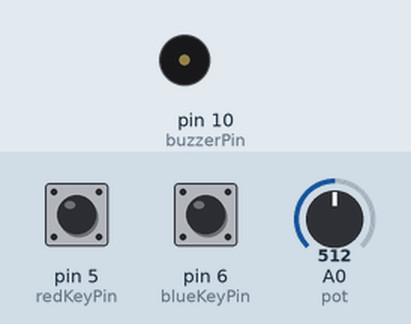
Simulated run of this sketch. Board: Arduino Uno, built with avr-gcc and run on an emulated ATmega328P. Parts: buzzer (waves = sounding). The inputs (shaded band) are chosen by the test bench; at power-on: pin 5 (redKeyPin) LOW, pin 6 (blueKeyPin) LOW, A0 (pot) = 512.

Above: at 1.2 s.
1.3 s: pin 5 (redKeyPin) pulled HIGH for 0.15 s
At 1.37 s:
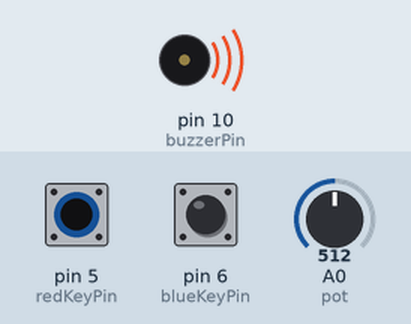
2.9 s: pin 5 (redKeyPin) pulled HIGH for 3.2 s
At 7.0 s:
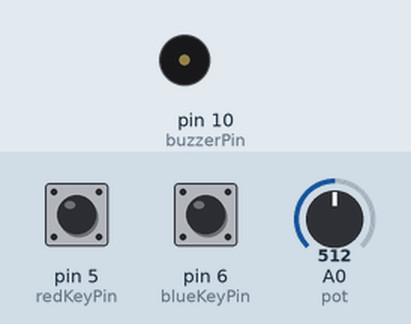
7.6 s: pin 6 (blueKeyPin) pulled HIGH for 3.2 s
At 8.1 s:
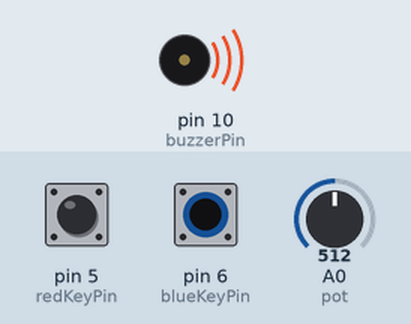
Timing chart, 0 to 12.3 s (numbered marks = the images above; inputs shaded):
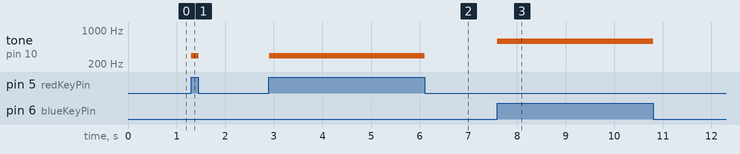

The sketch:

musicalInstrument.ino
```cpp
//set the pins for the button and buzzer
int redKeyPin = 5;
int blueKeyPin = 6;
int potPosition;        //value based on how much the potentiometer is turned
int buzzerPin = 10;

void setup() {
  //set the button pins as inputs
  pinMode(redKeyPin, INPUT);
  pinMode(blueKeyPin, INPUT);

  //set the buzzer pin as an output
  pinMode(buzzerPin, OUTPUT);
}

void loop() {
  //read the position of the pot
  potPosition = analogRead(A0);               //set potPosition to a number between 0 and 1023 based on how much
  //the knob is turned
  Serial.println(potPosition);                //print potPosition to monitor its value

  if (potPosition >= 0 && potPosition <= 300) {   //if the potentiometer is turned little
    if (digitalRead(redKeyPin) == HIGH) {        //if the red key is pressed
      tone(buzzerPin, 262);                     //play the frequency for lower c
    }
    else if (digitalRead(blueKeyPin) == HIGH) {  //if the blue key is pressed
      tone(buzzerPin, 523);                     //play the frequency for upper c
    }
    else {
      noTone(buzzerPin);                        //if neither key is pressed the buzzer is turned off
    }
  }
  else if (potPosition > 300 && potPosition <= 700) {   //if the potentiometer is turned middle
    if (digitalRead(redKeyPin) == HIGH) {        //if the red key is pressed
      tone(buzzerPin, 294);                     //play the frequency for lower d
    }
    else if (digitalRead(blueKeyPin) == HIGH) {  //if the blue key is pressed
      tone(buzzerPin, 587);                     //play the frequency for upper d
    }
    else {
      noTone(buzzerPin);                        //if neither key is pressed the buzzer is turned off
    }
  }
  else {
    if (digitalRead(redKeyPin) == HIGH) {        //if the red key is pressed
      tone(buzzerPin, 330);                     //play the frequency for lower e
    }
    else if (digitalRead(blueKeyPin) == HIGH) {  //if the blue key is pressed
      tone(buzzerPin, 659);                     //play the frequency for upper e
    }
    else {
      noTone(buzzerPin);                        //if neither key is pressed the buzzer is turned off
    }
  }
}
```

Measured:
- after the input at 1.3 s, tone on pin 10 (buzzerPin): silent → 294 Hz at once, → silent 0.15 s later
- after the input at 2.9 s, tone on pin 10 (buzzerPin): silent → 294 Hz at once, → silent 3.2 s later
- after the input at 7.6 s, tone on pin 10 (buzzerPin): silent → 587 Hz at once, → silent 3.2 s later
